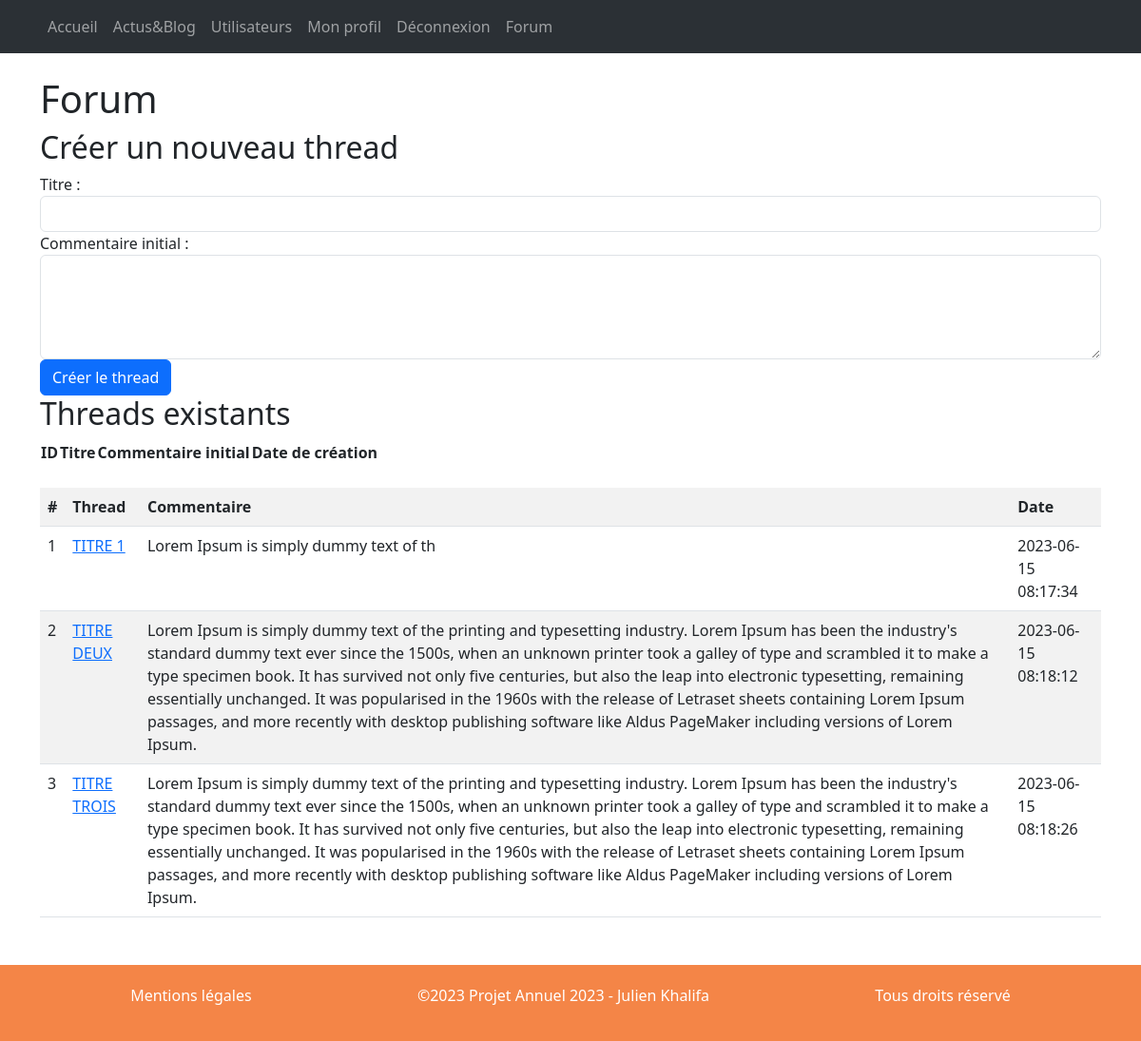
The app's page /forum.php (signed in) with its own data.
### tables this page shows
CREATE TABLE `forum_thread` (
  `id_thread` int(11) NOT NULL,
  `titre` varchar(255) NOT NULL,
  `commentaire_zero` text NOT NULL,
  `date_thread` datetime NOT NULL DEFAULT CURRENT_TIMESTAMP
);

### forum.php (the view, shortened to what this page needs)
<!DOCTYPE html>
<html lang="en">
<head>
    <link href="https://cdn.jsdelivr.net/npm/bootstrap@5.3.0/dist/css/bootstrap.min.css"
    rel="stylesheet"
>
    <?php
    include('includes/header.php');
    ?>
</head>
<body>
    <main>
    <div class="container">
        <h1>Forum</h1>
        <h2>Créer un nouveau thread</h2>
        <form method="POST" action="forum_verification.php">
            <div class="form-group">
                <label for="titre">Titre :</label>
                <input type="text" class="form-control" id="titre" name="titre" required>
            </div>
            <div class="form-group">
                <label for="commentaire_zero">Commentaire initial :</label>
                <textarea class="form-control" id="commentaire_zero" name="commentaire_zero" rows="4" cols="50" required></textarea>
            </div>
            <button type="submit" class="btn btn-primary">Créer le thread</button>
        </form>
        <h2>Threads existants</h2>
        <table>
            <tr>
                <th>ID</th>
                <th>Titre</th>
                <th>Commentaire initial</th>
                <th>Date de création</th>
            </tr>
            <?php
            include("includes/db.php");
            $query = "SELECT * FROM forum_thread";
            $stmt = $bdd->prepare($query);
            $stmt->execute();
            $threads = $stmt->fetchAll(PDO::FETCH_ASSOC);
            ?>
            <table class="table table-striped mt-4">
                <tr>
                    <th>#</th>
                    <th>Thread</th>
                    <th>Commentaire</th>
                    <th>Date</th>
                </tr>
            <?php
            foreach ($threads as $thread) {
                echo "<tr>";
                    echo "<td>" . $thread['id_thread'] . "</td>";
                    echo "<td><a href='forum_thread.php?id_thread=" . $thread['id_thread'] . "'>" . $thread['titre'] . "</a></td>";
                    echo "<td>" . $thread['commentaire_zero'] . "</td>";
                    echo "<td>" . $thread['date_thread'] . "</td>";
                echo "</tr>";
            }
            ?>
        </table>
    </div>
    <main>
        <?php include('includes/footer.php') ?>
</body>
</html>

### records on screen
forum_thread: id_thread "1", titre "TITRE 1", commentaire_zero "Lorem Ipsum is simply dummy text of th", date_thread "2023-06-15 08:17:34"
forum_thread: id_thread "2", titre "TITRE DEUX", commentaire_zero "Lorem Ipsum is simply dummy text of the printing and typesetting industry. Lorem Ipsum has been the industry's standard dummy text ever since the 1500s, when an unknown printer took a galley of type and scrambled it to make a type specimen book. It has survived not only five centuries, but also the leap into electronic typesetting, remaining essentially unchanged. It was popularised in the 1960s with the release of Letraset sheets containing Lorem Ipsum passages, and more recently with desktop publishing software like Aldus PageMaker including versions of Lorem Ipsum.", date_thread "2023-06-15 08:18:12"
forum_thread: id_thread "3", titre "TITRE TROIS", commentaire_zero "Lorem Ipsum is simply dummy text of the printing and typesetting industry. Lorem Ipsum has been the industry's standard dummy text ever since the 1500s, when an unknown printer took a galley of type and scrambled it to make a type specimen book. It has survived not only five centuries, but also the leap into electronic typesetting, remaining essentially unchanged. It was popularised in the 1960s with the release of Letraset sheets containing Lorem Ipsum passages, and more recently with desktop publishing software like Aldus PageMaker including versions of Lorem Ipsum.", date_thread "2023-06-15 08:18:26"
